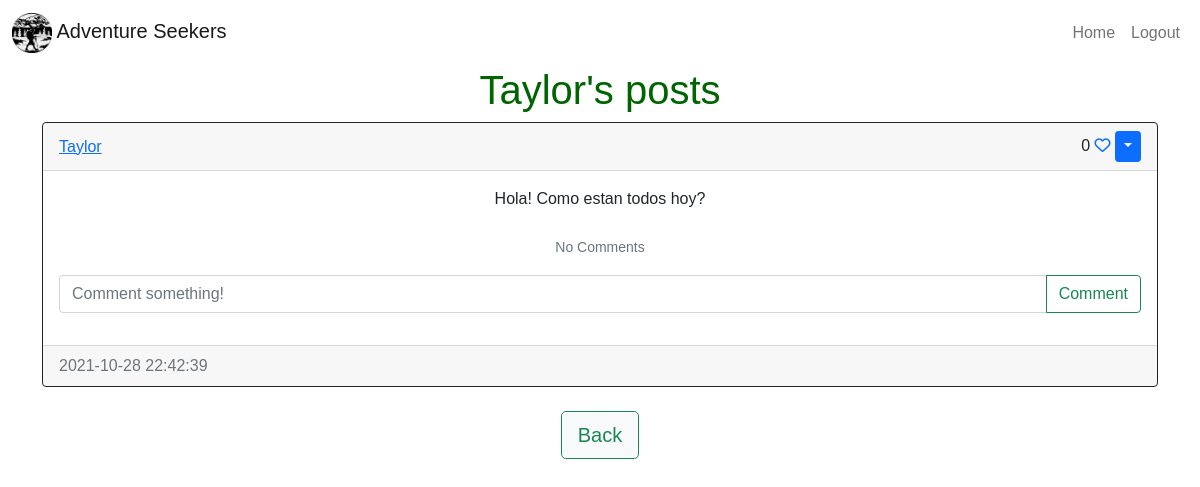
/posts/Taylor (signed in), run on an earlier commit of the app's database.
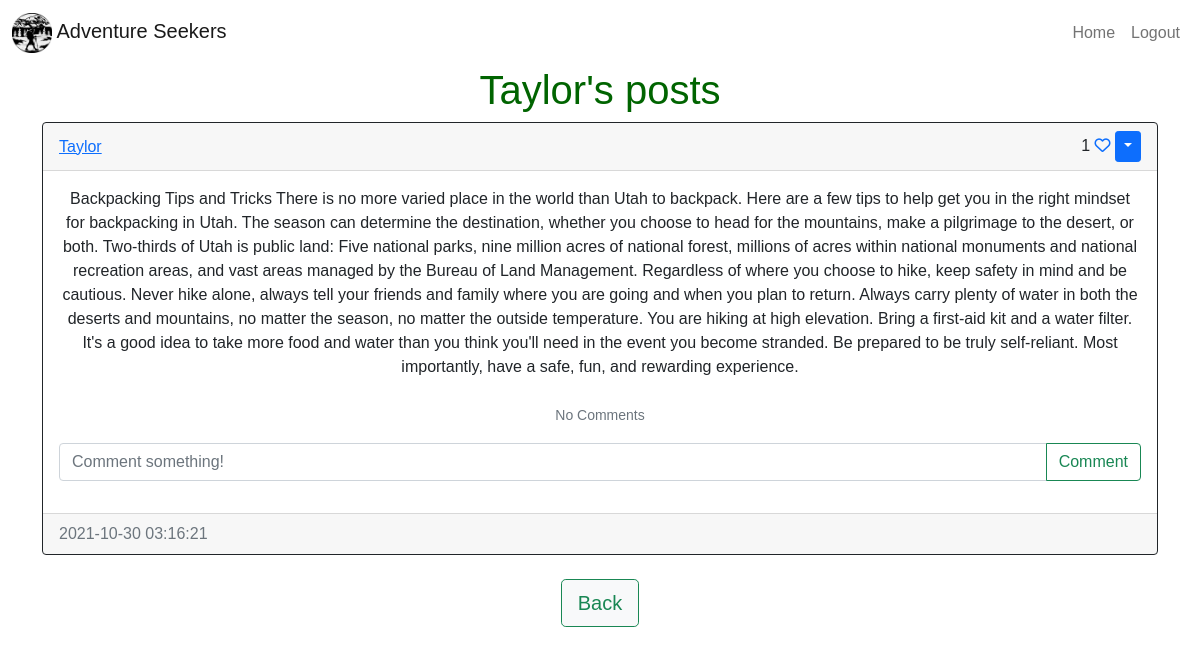
And on a later commit of the database.
### sunny_app/models.py (models this page shows)
class User(db.Model, UserMixin):
    id = db.Column(db.Integer, primary_key=True)
    email = db.Column(db.String(150), unique=True)
    username = db.Column(db.String(150), unique=True)
    password = db.Column(db.String(150))
    date_created = db.Column(db.DateTime(timezone=True), default=func.now())
    posts = db.relationship('Post', backref='user', passive_deletes=True)
    comments = db.relationship('Comment', backref='user', passive_deletes=True)
    likes = db.relationship('Like', backref='user', passive_deletes=True)

class Post(db.Model):
    id = db.Column(db.Integer, primary_key=True)
    text = db.Column(db.Text, nullable=False)
    date_created = db.Column(db.DateTime(timezone=True), default=func.now())
    author = db.Column(db.Integer, db.ForeignKey(
        'user.id', ondelete="CASCADE"), nullable=False)
    comments = db.relationship('Comment', backref='post', passive_deletes=True)
    likes = db.relationship('Like', backref='post', passive_deletes=True)

### sunny_app/views.py (the view)
@views.route("/posts/<username>")
@login_required
def posts(username):
    user = User.query.filter_by(username=username).first()
    if not user:
        flash('No user with that username exists.', category='error')
        return redirect(url_for('views.home'))
    posts = user.posts
    return render_template("posts.html", user=current_user, posts=posts, username=username)

### sunny_app/__init__.py (called while the page is built)
def create_app():
    app = Flask(__name__)
    app.config['SECRET_KEY'] = "helloworld"
    app.config['SQLALCHEMY_DATABASE_URI'] = f'sqlite:///{DB_NAME}'
    db.init_app(app)
    from .views import views
    from .auth import auth
    app.register_blueprint(views, url_prefix="/")
    app.register_blueprint(auth, url_prefix="/")
    from .models import User, Post, Comment, Like
    create_database(app)
    login_manager = LoginManager()
    login_manager.login_view = "auth.login"
    login_manager.init_app(app)
    @login_manager.user_loader
    def load_user(id):
        return User.query.get(int(id))
    return app

### sunny_app/templates/posts.html (shortened to what this page needs)
{% extends "posts_div.html" %}  {% block header %} {{username}}'s posts {% endblock %} {% block footer %}
<div align="center">
  <a href="/home"
    ><button type="button" class="btn btn-light btn-outline-success btn-lg">
      Back
    </button></a
  >
</div>
{% endblock %}

### sunny_app/templates/posts_div.html (shortened to what this page needs)
{% extends "base.html" %} {% block title %}Home{% endblock %} {% block content
%}
<div class="page-title">
  <h1 align="center">{% block header %}Posts{% endblock %}</h1>
</div>
<div id="posts">
  {% for post in posts %}
  <div class="card border-dark">
    <div class="card-header d-flex justify-content-between align-items-center">
      <a href="/posts/{{post.user.username}}">{{post.user.username}}</a>
      <div>
        {{post.likes|length}} {% if user.id in
        post.likes|map(attribute="author")|list %}
        <a href="/like-post/{{post.id}}"
          ><i class="fas fa-heart" style="color: red"></i
        ></a>
        {% else %}
        <a href="/like-post/{{post.id}}"><i class="far fa-heart"></i></a>
        {% endif %} {% if user.id == post.author %}
        <div class="btn-group">
          <button
            type="button"
            class="btn btn-sm btn-primary dropdown-toggle"
            data-bs-toggle="dropdown"
          ></button>
        </div>
        {% endif %}
      </div>
    </div>
    <div class="card-body">
      <div class="card-text">{{post.text}}</div>
      <br />
      <p class="card-text">
        {% if post.comments|length > 0 %}
        <a data-bs-toggle="collapse" href="#comments-{{post.id}}" role="button">
          <small>View {{post.comments|length}} Comments</small>
        </a>
        {% else %}
        <small class="text-muted">No Comments</small>
        {% endif %}
      </p>
      <form
        class="input-group mb-3"
        method="POST"
        action="/create-comment/{{post.id}}"
      >
        <input
          type="text"
          id="text"
          name="text"
          class="form-control"
          placeholder="Comment something!"
        />
        <button type="submit" class="btn btn-outline-success">Comment</button>
      </form>
    </div>
    <div class="card-footer text-muted">{{post.date_created}}</div>
  </div>
  <br/ > {% endfor %}
</div>
{% block footer %}{% endblock %} {% endblock %}

### sunny_app/templates/base.html (shortened to what this page needs)
<!DOCTYPE html>
<html lang="en">
  <head>
    <link
      href="https://cdn.jsdelivr.net/npm/bootstrap@5.1.3/dist/css/bootstrap.min.css"
      rel="stylesheet"
    />
    <link
      rel="stylesheet"
      href="{{ url_for('static', filename='css/main.css') }}"
    />
  </head>
  <body>
    <nav
      class="navbar navbar-expand-lg navbar-light"
      style="background-color: #fff"
    >
      <div class="container-fluid">
        <a class="navbar-brand" href="home">
          <img
            src="static/logo.png"
            alt="Adventure Seekers"
            width="40"
            height="40"
            class="d-inline-block align-center"
          />
          Adventure Seekers
        </a>
        <div class="collapse navbar-collapse" id="navbar">
          <ul class="navbar-nav ms-auto text-center">
            <a class="nav-item nav-link" href="/home">Home</a>
            {% if user.is_authenticated %}
            <a class="nav-item nav-link" href="/logout">Logout</a>
            {% else %}
            <a class="nav-item nav-link" href="/login">Login</a>
            <a class="nav-item nav-link" href="/sign-up">Sign Up</a>
            {% endif %}
          </ul>
        </div>
      </div>
    </nav>
    <div class="container">{% block content %}{% endblock %}</div>
  </body>
</html>

### sunny_app/static/css/main.css (style rules this page uses)
.navbar-brand img { display: absolute; }
body { background: url("https://mdbootstrap.com/img/Photos/Others/images/76.jpg") no-repeat center center fixed; -webkit-background-size: cover; -moz-background-size: cover; background-size: cover; -o-background-size: cover; font-family: Arial, Helvetica, sans-serif; }
.card-text { text-align: center; }
.page-title { font-family: Arial, Helvetica, sans-serif; color: darkgreen; }

What changed in the data, as far as the page shows it:
changed Post "Taylor": likes|length "0" → "1"; text "Hola! Como estan todos hoy?" → "Backpacking Tips and Tricks There is no more varied place in the world than Utah to backpack. Here are a few tips to help get you in the right mindset for backpacking in Utah. The season can determine the destination, whether you choose to head for the mountains, make a pilgrimage to the desert, or both. Two-thirds of Utah is public land: Five national parks, nine million acres of national forest, millions of acres within national monuments and national recreation areas, and vast areas managed by the Bureau of Land Management. Regardless of where you choose to hike, keep safety in mind and be cautious. Never hike alone, always tell your friends and family where you are going and when you…"; date_created "2021-10-28 22:42:39" → "2021-10-30 03:16:21"
